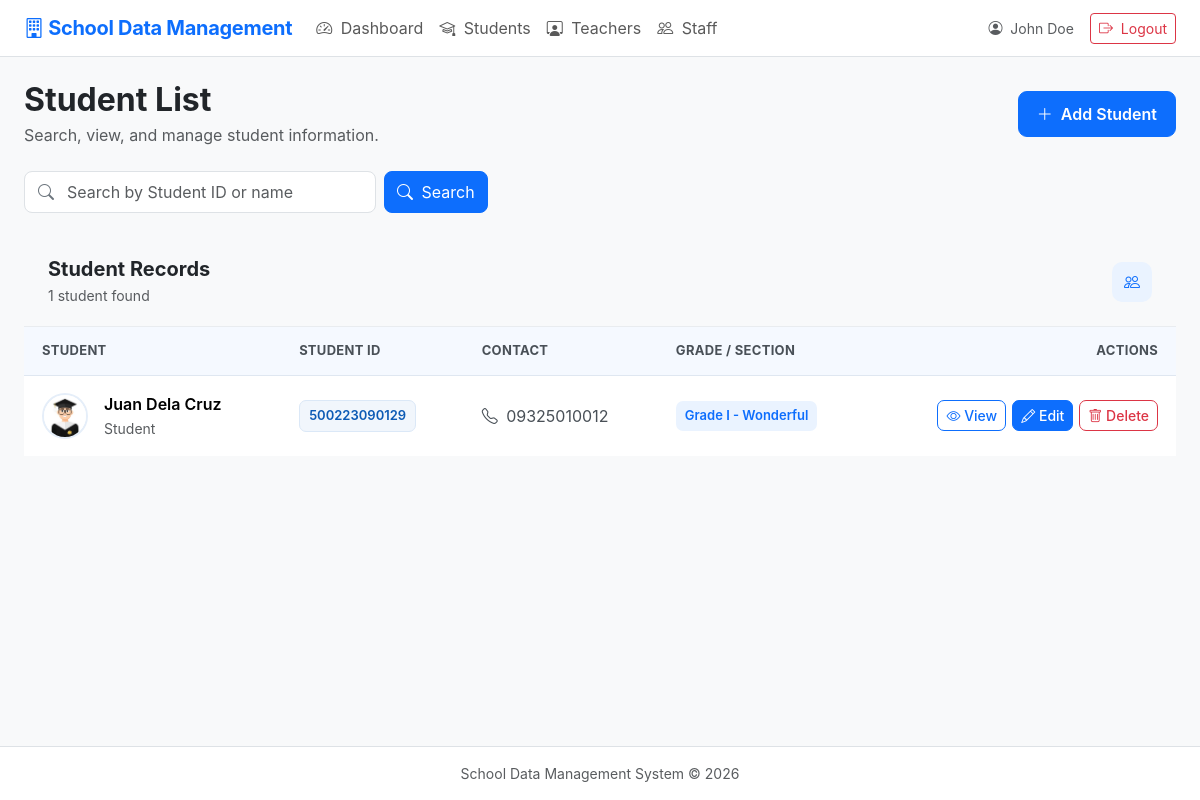
The app's page /students.php (signed in), older data.
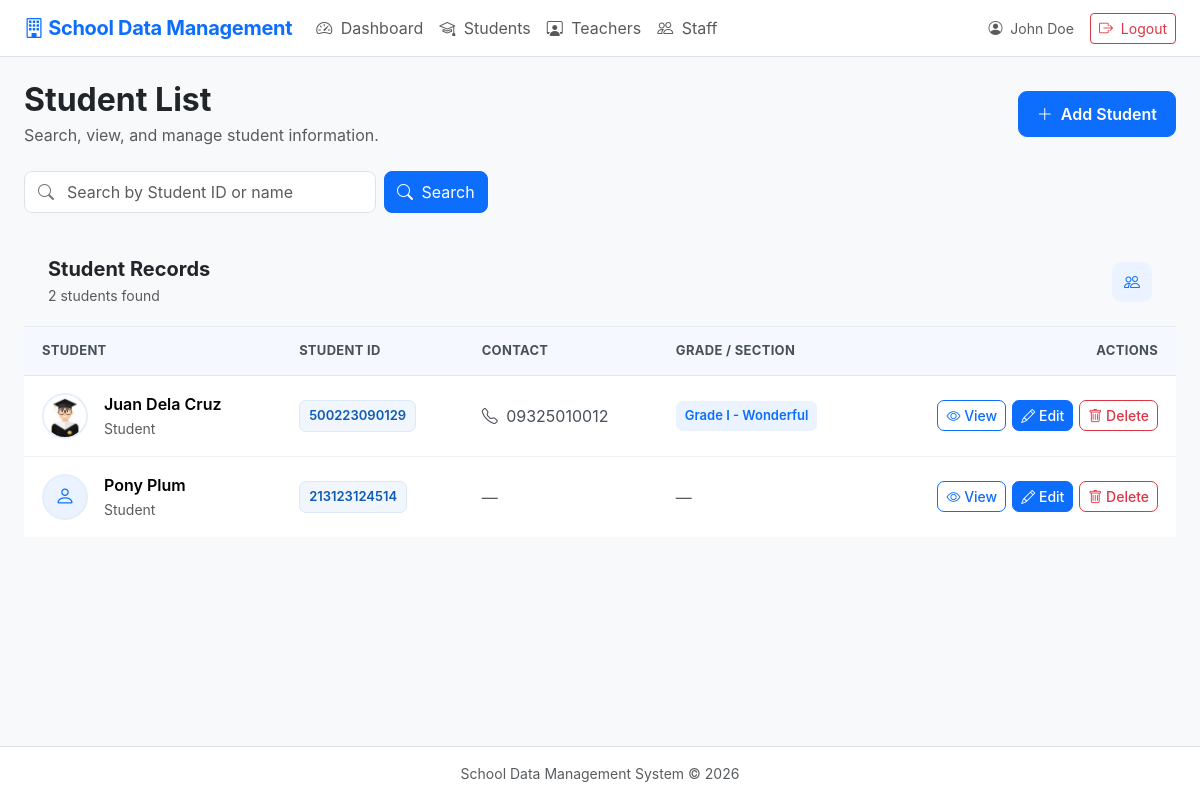
The same page, newer data.
### tables this page shows
CREATE TABLE `students` (
  `id` int(10) UNSIGNED NOT NULL,
  `lrn` varchar(12) DEFAULT NULL,
  `photo` varchar(255) DEFAULT NULL,
  `full_name` varchar(150) NOT NULL,
  `date_of_birth` date DEFAULT NULL,
  `gender` varchar(30) DEFAULT NULL,
  `address` text DEFAULT NULL,
  `contact_number` varchar(50) DEFAULT NULL,
  `parent_guardian` varchar(150) DEFAULT NULL,
  `grade_section` varchar(100) DEFAULT NULL,
  `other_info` text DEFAULT NULL,
  `created_at` timestamp NOT NULL DEFAULT current_timestamp(),
  `updated_at` timestamp NOT NULL DEFAULT current_timestamp() ON UPDATE current_timestamp(),
  `school_id` varchar(6) NOT NULL DEFAULT '500634',
  `school_year` varchar(9) DEFAULT NULL,
  `emergency_name` varchar(100) DEFAULT NULL,
  `emergency_address` text DEFAULT NULL,
  `emergency_contact` varchar(11) DEFAULT NULL
);

### config.php (called while the page is built, shortened)
<?php
function e($value) {
    return htmlspecialchars((string)$value, ENT_QUOTES, 'UTF-8');
}
?>

### students.php (the view, shortened to what the changed rows need)
<?php
require_once __DIR__ . '/config.php';
$sql = "SELECT * FROM students";
$params = [];
$sql .= " ORDER BY full_name ASC";
$stmt = $pdo->prepare($sql);
$stmt->execute($params);
$rows = $stmt->fetchAll();
include 'header.php';
?>
<link rel="stylesheet" href="assets/students.css">
<div class="d-flex flex-wrap justify-content-between align-items-center gap-3 mb-4">
    <div>
        <h2 class="fw-bold mb-1">Student List</h2>
    </div>
</div>
<div class="students-table-header">
    <div>
        <h5 class="fw-bold mb-1">Student Records</h5>
        <p class="text-muted small mb-0">
            <?= count($rows) ?> student<?= count($rows) !== 1 ? 's' : '' ?> found
        </p>
    </div>
</div>
<div class="table-responsive">
    <table class="table students-table align-middle mb-0">
        <thead>
            <tr>
                <th>Student</th>
                <th>Student ID</th>
                <th>Contact</th>
                <th>Grade / Section</th>
                <th class="text-end">Actions</th>
            </tr>
        </thead>
        <tbody>
            <?php if (!empty($rows)): ?>
                <?php foreach ($rows as $r): ?>
                    <tr>
                        <td>
                            <div class="d-flex align-items-center gap-3">
                                <?php if (!empty($r['photo'])): ?>
                                    <img
                                        src="<?= e($r['photo']) ?>"
                                        alt="<?= e($r['full_name']) ?>"
                                        class="students-avatar"
                                    >
                                <?php else: ?>
                                    <div class="students-avatar students-avatar-placeholder">
                                        <i class="bi bi-person"></i>
                                    </div>
                                <?php endif; ?>
                                <div>
                                    <div class="fw-semibold">
                                        <?= e($r['full_name']) ?>
                                    </div>
                                    <small class="text-muted">
                                        Student
                                    </small>
                                </div>
                            </div>
                        </td>
                        <td>
                            <span class="student-id-badge">
                                <?= e($r['lrn']) ?>
                            </span>
                        </td>
                        <td>
                            <?php if (!empty($r['contact_number'])): ?>
                                <div class="student-contact">
                                    <i class="bi bi-telephone me-1"></i>
                                    <?= e($r['contact_number']) ?>
                                </div>
                            <?php else: ?>
                                <span class="text-muted">—</span>
                            <?php endif; ?>
                        </td>
                        <td>
                            <?php if (!empty($r['grade_section'])): ?>
                                <span class="grade-badge">
                                    <?= e($r['grade_section']) ?>
                                </span>
                            <?php else: ?>
                                <span class="text-muted">—</span>
                            <?php endif; ?>
                        </td>
                        <td class="text-end">
                            <div class="student-actions">
                                <a
                                    href="student_view.php?id=<?= (int)$r['id'] ?>"
                                    class="btn btn-sm btn-outline-primary"
                                    title="View Student"
                                >
                                    <i class="bi bi-eye"></i>
                                    <span>View</span>
                                </a>
                                <a
                                    href="student_form.php?id=<?= (int)$r['id'] ?>"
                                    class="btn btn-sm btn-primary"
                                    title="Edit Student"
                                >
                                    <i class="bi bi-pencil"></i>
                                    <span>Edit</span>
                                </a>
                                <a
                                    href="delete_student.php?id=<?= (int)$r['id'] ?>"
                                    class="btn btn-sm btn-outline-danger"
                                    title="Delete Student"
                                    onclick="return confirm('Are you sure you want to delete this student record?');"
                                >
                                    <i class="bi bi-trash"></i>
                                    <span>Delete</span>
                                </a>
                            </div>
                        </td>
                    </tr>
                <?php endforeach; ?>
            <?php endif; ?>
        </tbody>
    </table>
</div>
<?php include 'footer.php'; ?>

Row changes from the older to the newer data that the page shows:
added students: full_name "Pony Plum", lrn "213123124514"
Text that changed along with them:
count($rows): "1" → "2"
text now shown: "s"
